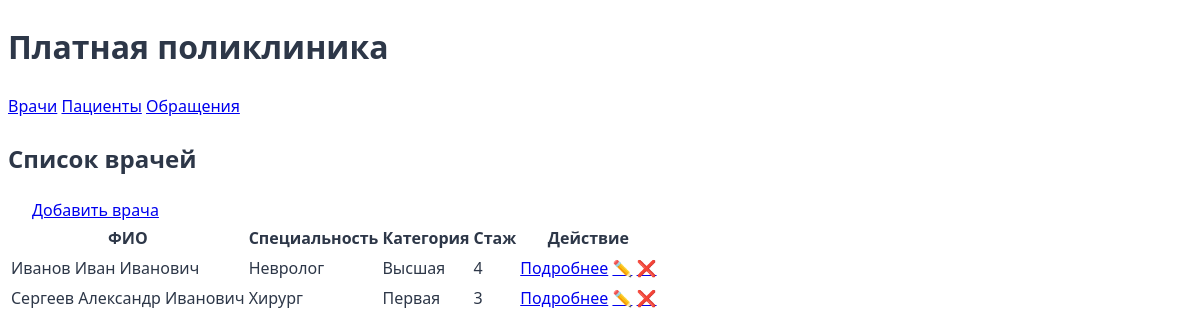
The app's page /doctors/ with its own data.
### core/models.py (models this page shows, shortened)
class Doctor(models.Model):
    CATEGORY_CHOICES = [
        ('1', 'Первая'),
        ('2', 'Вторая'),
        ('3', 'Высшая')
    ]
    last_name = models.CharField("Фамилия", max_length=50)
    first_name = models.CharField("Имя", max_length=50)
    middle_name = models.CharField("Отчество", max_length=50)
    specialty = models.CharField("Специальность", max_length=100)
    category = models.CharField("Категория", max_length=1, choices=CATEGORY_CHOICES)
    experience = models.IntegerField("Стаж")

### core/views.py (the view)
# urls.py: path('doctors/', doctors_list, name='doctors'),
def doctors_list(request):
    doctors = Doctor.objects.all()
    return render(request, 'doctors.html', {'doctors': doctors})

### core/templates/doctors.html
{% extends "base.html" %}
{% block content %}
    <h2>Список врачей</h2>
    <a href="{% url 'add_doctor' %}" class="btn">Добавить врача</a>
    <table>
        <thead>
            <tr>
                <th>ФИО</th>
                <th>Специальность</th>
                <th>Категория</th>
                <th>Стаж</th>
                <th>Действие</th>
            </tr>
        </thead>
        <tbody>
            {% for doctor in doctors %}
            <tr>
                <td>{{ doctor.last_name }} {{ doctor.first_name }} {{ doctor.middle_name }}</td>
                <td>{{ doctor.specialty }}</td>
                <td>{{ doctor.get_category_display }}</td>
                <td>{{doctor.experience}}</td>
                <td>
                    <a href="{% url 'doctor_detail' doctor.id %}">Подробнее</a>
                    <a href="{% url 'edit_doctor' doctor.id %}" class="btn-edit">✏️</a>
                    <a href="{% url 'delete_doctor' doctor.id %}" class="btn-danger">❌</a>
                </td>
            </tr>
            {% endfor %}
        </tbody>
    </table>
{% endblock %}

### core/static/css/style.css (style rules this page uses)
:root { --primary-color: #2A5C82; --secondary-color: #5BA4E6; --accent-color: #FF7E67; --light-bg: #F8FAFC; --text-dark: #2D3748; }
body { font-family: 'Segoe UI', system-ui, sans-serif; color: var(--text-dark); line-height: 1.6; }
.btn { padding: 0.8rem 1.5rem; border-radius: 8px; font-weight: 500; transition: all 0.3s ease; }

### records on screen
Doctor: last_name "Иванов", first_name "Иван", middle_name "Иванович", specialty "Невролог", category "Высшая", experience "4"
Doctor: last_name "Сергеев", first_name "Александр", middle_name "Иванович", specialty "Хирург", category "Первая", experience "3"
